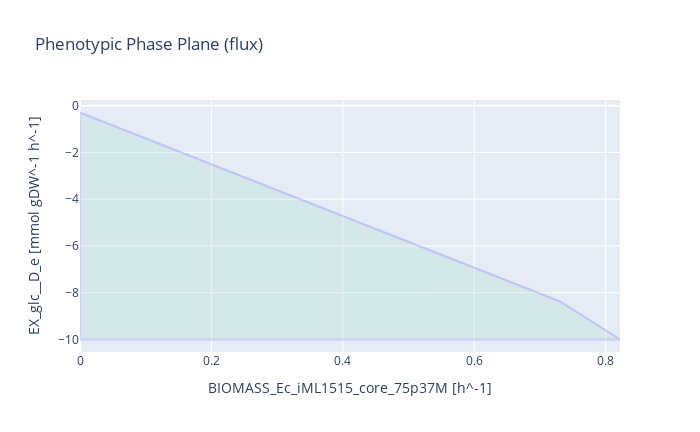

The notebook cell saved with this chart:
### Code cell
#Performing Phenotypic Phase plane flux modelling for various input parameters in E_coli
#Glucose production

from cameo import phenotypic_phase_plane
ec_model.reactions.EX_o2_e.lower_bound = -20
ec_model.reactions.EX_co2_e.lower_bound = 0

result = phenotypic_phase_plane(ec_model,variables=[ec_model.reactions.BIOMASS_Ec_iML1515_core_75p37M],
                                      objective=ec_model.reactions.EX_glc__D_e,points=10)
result.plot()
result.data_frame

### Figure 1 — Plotly figure (JSON) as saved in the notebook; plotly's stock layout.template omitted (floating-point values rounded to 4 significant figures)
{"data": [{"fill": "toself", "fillcolor": "#B3E2CD", "hoverinfo": "none", "marker": {"line": {"color": "#B3E2CD"}, "opacity": 0.3}, "mode": "lines", "name": "WT", "opacity": 0.3, "type": "scatter", "x": [0, 0.09131, 0.1826, 0.2739, 0.3652, 0.4566, 0.5479, 0.6392, 0.7305, 0.8218, 0.8218, 0.7305, 0.6392, 0.5479, 0.4566, 0.3652, 0.2739, 0.1826, 0.09131, 0, 0, 0], "y": [-10, -10, -10, -10, -10, -10, -10, -10, -10, -10, -10.0, -8.377, -7.366, -6.354, -5.343, -4.331, -3.32, -2.309, -1.298, -0.2919, -10, -0.2919]}], "layout": {"height": 432, "title": {"text": "Phenotypic Phase Plane (flux)"}, "width": 700, "xaxis": {"title": {"text": "BIOMASS_Ec_iML1515_core_75p37M [h^-1]"}}, "yaxis": {"title": {"text": "EX_glc__D_e [mmol gDW^-1 h^-1]"}}}}
